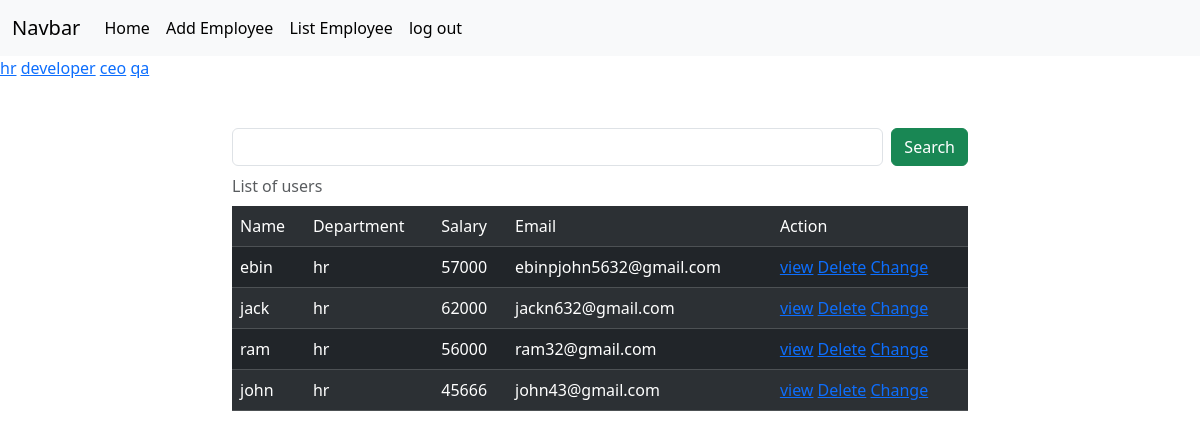
/employees/all?department=hr (signed in), run on the app's committed database.
### crm/models.py (models this page shows, shortened)
class Employees(models.Model):
    name=models.CharField(max_length=200)
    department=models.CharField(max_length=200)
    salary=models.PositiveIntegerField()
    email=models.EmailField(unique=True)
    age=models.PositiveIntegerField()
    contact=models.CharField(null=True,max_length=200)
    profile_pic=models.ImageField(upload_to="images",null=True)
    dob=models.DateField(null=True,blank=True)

### crm/views.py (the view, shortened to what this page needs)
# urls.py: path("employees/all",views.EmployeeListView.as_view(),name="emp-all"),
@method_decorator(signin_required,name="dispatch")
class EmployeeListView(View):
    def get(self,request,*args,**kwargs):
        qs=Employees.objects.all()
        departments=Employees.objects.all().values_list("department",flat=True).distinct()
        print(departments)
        if "department" in request.GET:
            dept=request.GET.get("department")
            qs=qs.filter(department__iexact=dept)
        return render(request,"emp_list.html",{"data":qs,"departments":departments})

### crm/views.py (called while the page is built)
def signin_required(fn):
    def wrapper(request,*args,**kwargs):
        if not request.user.is_authenticated:
            messages.error(request,"Invalid session")
            return redirect("signin")
        else:
            return fn(request,*args,**kwargs)
    return wrapper

### crm/templates/emp_list.html (shortened to what this page needs)
{%extends 'base.html'%}
{%block body_block%}
<div>
    {%for dep in departments%}
    <a href="{%url 'emp-all'%}?department={{dep}}">{{dep}}</a>
    {%endfor%}
</div>
<div class="container mt-5">
    <div class="row">
        <div class="col-2"></div>
        <div class="col-8">
            <form action="" method="post">
                <div class="d-flex">
                <input type="text" name="box" class="form-control me-2">
                <button type="submit" class="btn btn-success">Search</button>
                </div>
            </form>
        </div>
        <div class="col-2"></div>
    </div>
</div>
<div class="container">
    <div class="row">
        <div class="col-2"></div>
        <div class="col-8">
            <table class="table table-dark table-striped caption-top">
                <caption>List of users</caption>
                <tr>
                    <td>Name</td>
                    <td>Department</td>
                    <td>Salary</td>
                    <td>Email</td>
                    <td>Action</td>
                </tr>
                {%for emp in data%}
                <tr>
                    <td>{{emp.name}}</td>
                    <td>{{emp.department}}</td>
                    <td>{{emp.salary}}</td>
                    <td>{{emp.email}}</td>
                    <td>
                        <a href="{%url 'emp-details' emp.id%}">view</a>
                        <a href="{%url 'emp-delete' emp.id%}">Delete</a>
                        <a href="{%url 'emp-edit' emp.id%}">Change</a>
                    </td>
                </tr>
                {%endfor%}
            </table>
        </div>
        <div class="col-2"></div>
    </div>
</div>
{%endblock%}

### data on the page
Employees: name "ebin", department "hr", salary "57000", email "ebinpjohn5632@gmail.com"
Employees: name "jack", department "hr", salary "62000", email "jackn632@gmail.com"
Employees: name "ram", department "hr", salary "56000", email "ram32@gmail.com"
Employees: name "john", department "hr", salary "45666", email "john43@gmail.com"

### other printed values
{{ dep }} "hr" "developer" "ceo" "qa"
